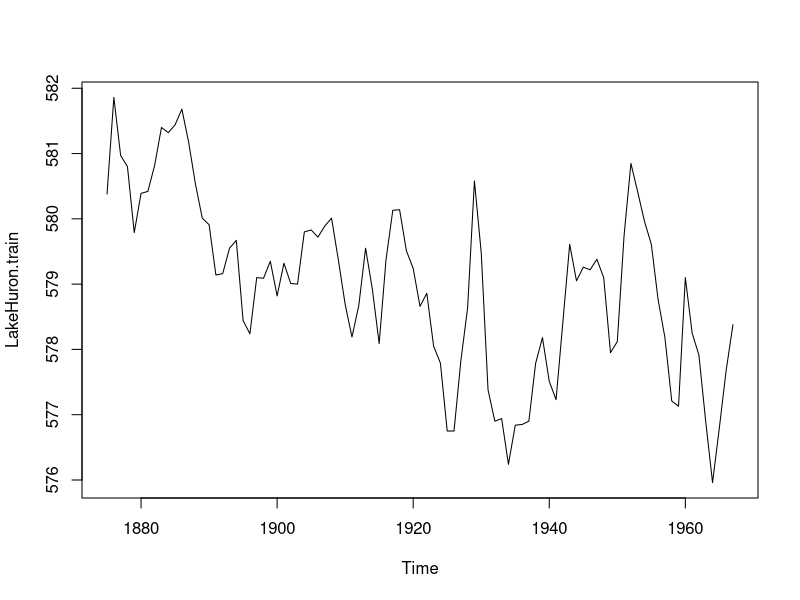
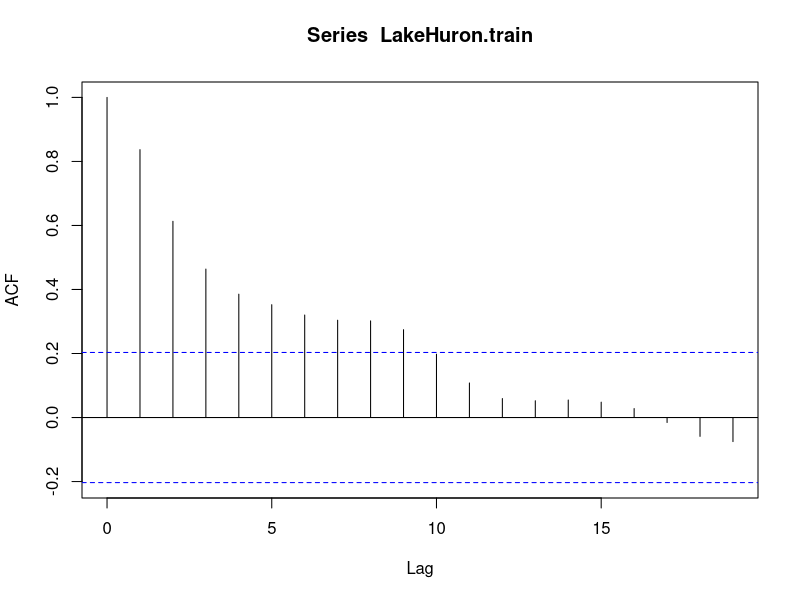
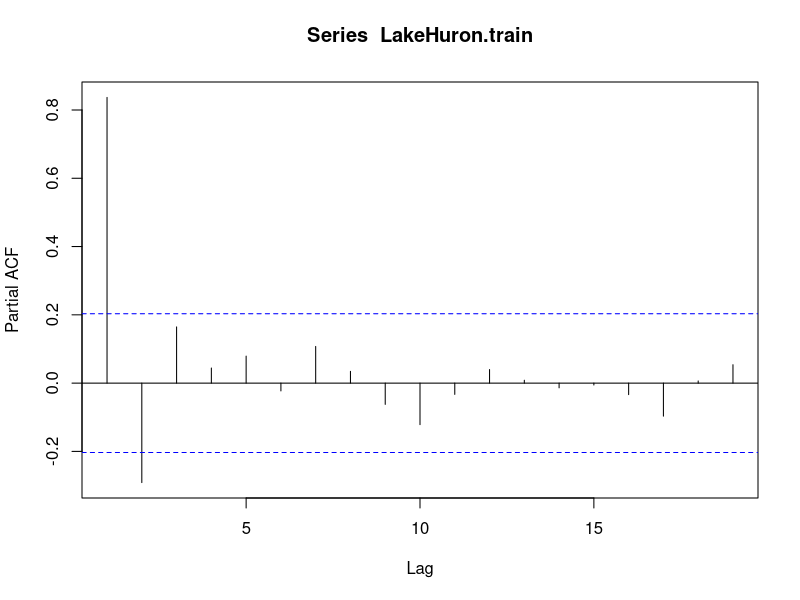
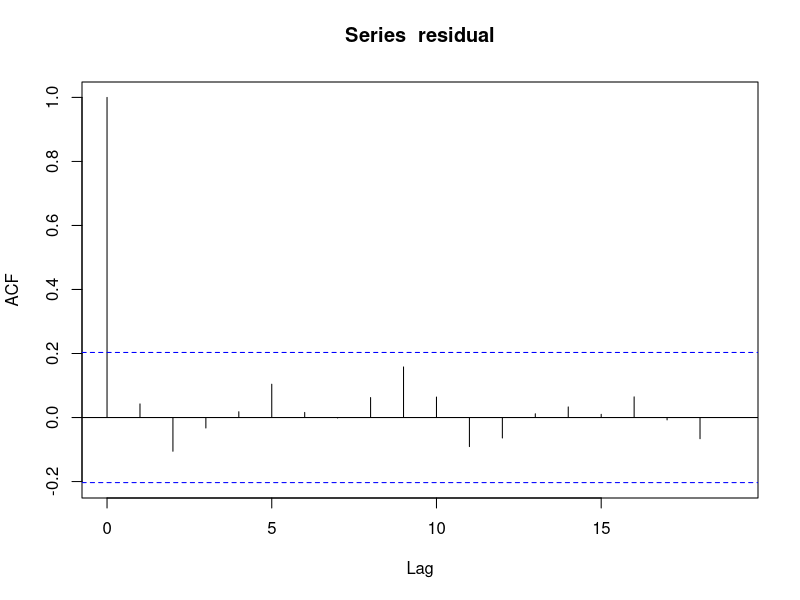
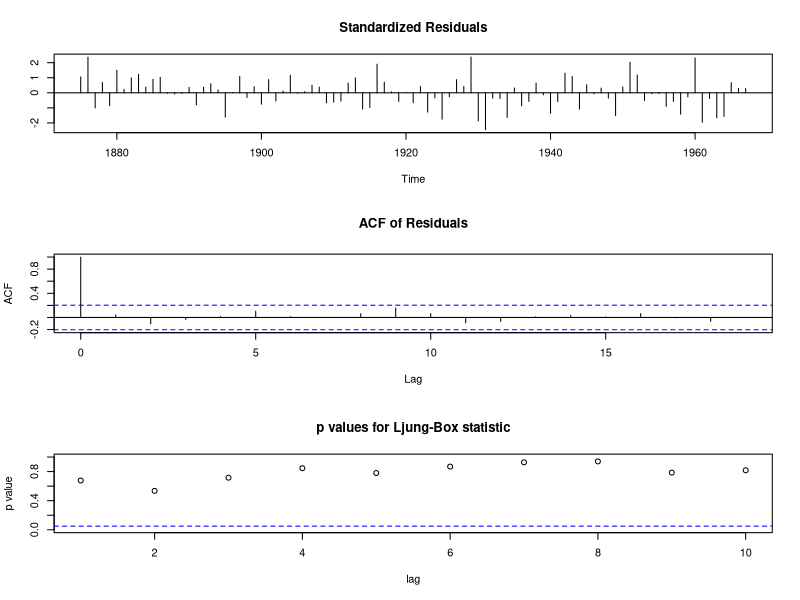

Source code (R) for these figures, in order:
## ---- chunk 1
knitr::opts_chunk$set(echo = TRUE)
#if you do not have the package, type install.packages("name_of_the_package")
library(knitr)
library(tseries)
library(readr)
library(zoo)
## ---- chunk 2
LakeHuron.train = window(LakeHuron, start = 1875, end = 1967)
LakeHuron.test = window(LakeHuron, start = 1968, end = 1972)
## ---- chunk 3
plot(LakeHuron.train)
acf(LakeHuron.train)
pacf(LakeHuron.train)
## ---- chunk 4
model = arima(x = LakeHuron.train, order = c(2,0,0))
## ---- chunk 5
#plot acf of residuals
residual = residuals(model)
acf(residual)

#tsdiag
tsdiag(model)
## ---- chunk 6
predict(model, n.ahead = 3, prediction.interval = T, level = 0.95)
## ---- chunk 7

